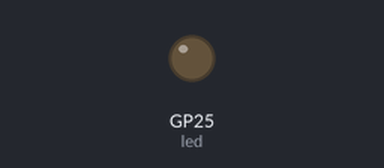
Bench run of a program on a simulated Raspberry Pi Pico running MicroPython. On the bench: output pins drawn as LEDs (lit = HIGH). What the program prints to the serial console is not drawn. At 4.9 s the program stops and its outputs stay as they are.

Above: at 0.8 s.
At 2.9 s:
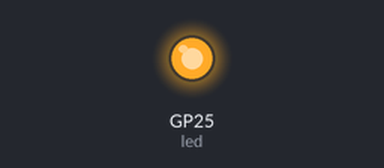
Timing chart, 0 to 6.3 s (numbered marks = the images above):
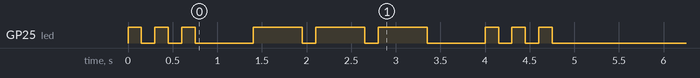

Measured:
- by itself, GP25 (led): LOW → HIGH at 0.00 s, → LOW 0.15 s later, → HIGH 0.15 s later, → LOW 0.15 s later, … (18 changes in this stretch)

The program:

03_secret_signal_2_solution.py
```python
from machine import Pin
from time import sleep

led = Pin("LED", Pin.OUT)

team_name = "Lunar Lighthouse"
short_flash = 0.15
long_flash = 0.55
between_flash_pause = 0.15
group_pause = 0.5

print("Sending SOS from", team_name)

# S: three short flashes
led.on()
sleep(short_flash)
led.off()
sleep(between_flash_pause)
led.on()
sleep(short_flash)
led.off()
sleep(between_flash_pause)
led.on()
sleep(short_flash)
led.off()
sleep(between_flash_pause)

sleep(group_pause)

# O: three long flashes
led.on()
sleep(long_flash)
led.off()
sleep(between_flash_pause)
led.on()
sleep(long_flash)
led.off()
sleep(between_flash_pause)
led.on()
sleep(long_flash)
led.off()
sleep(between_flash_pause)

sleep(group_pause)

# S: three short flashes
led.on()
sleep(short_flash)
led.off()
sleep(between_flash_pause)
led.on()
sleep(short_flash)
led.off()
sleep(between_flash_pause)
led.on()
sleep(short_flash)
led.off()
sleep(between_flash_pause)

led.off()
print("Signal complete")
```
